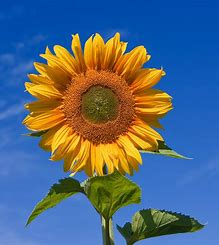
#> input picture sunflower_test.jpg, 219 x 245 px
$ jupyter execute --allow-errors test.ipynb
#> lines starting #> are read from the running program, lines starting #| are printed output that depends on the picture; long printed decimals are rounded
#> the answer given: sunflower_test.jpg
[cell 1]
'''import every library needed for the algorithm to run'''

from scipy import misc
import numpy as np
from PIL import Image
import matplotlib.pyplot as plt
from scipy.ndimage import zoom

[cell 2]
'''function to show a picture'''

def show_image(img, title=None, grayscale=True):
    if grayscale:
        plt.imshow(img, cmap=plt.cm.gray)
    else:
        plt.imshow(img)
    plt.title(title)
    plt.show()

[cell 3]
'''import a jpg, show the original and transform it to a grayscale image, and then to an array'''

def image_preprocess(image_path):
    #open the image file
#> called with image_path = 'sunflower_test.jpg'
    img = Image.open(image_path)
#> img is the input picture: PIL image 219x245 RGB; mean R, G, B 83.6, 104.7, 126.1

    #show the original picture
    show_image(img, title='Original picture', grayscale=False)

    #convert the image to grayscale if it's not already
    img_gray = img.convert('L')
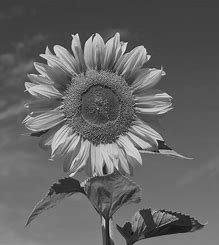
#> img_gray: PIL image 219x245 L; min 9, max 240, mean 100.8

    #convert the image to a numpy array
    img_array = np.array(img_gray)

    #show the grayscale image
    show_image(img_gray, title='Grayscale image')

    return img_array

image_path = input('enter a file path to the picture: ') #car.jpg
processed_image = image_preprocess(image_path)

[cell 4]
'''optional, might not be in the final solution'''

plt.hist(processed_image.ravel(), bins=256, range=(0.0, 255.0), fc='k', ec='k')
plt.title('Original grayscale histogram')
plt.show()
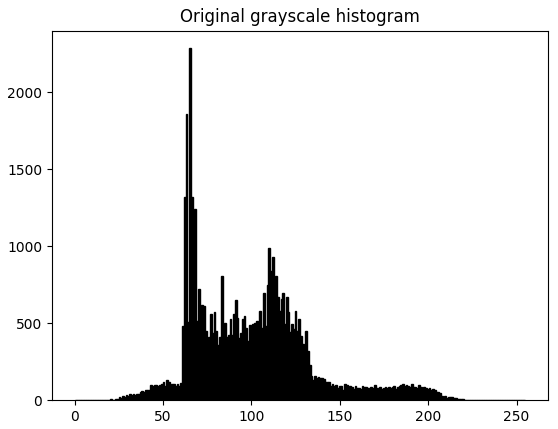
#> figure drawn by matplotlib, 1 panel; tallest bar 2285 high, from x = 64.75 to 65.74

#> (the rest of this cell did not finish here and is left out)

[cell 5]
'''function to compress the image by combining the given n neighbouring pixels into one'''

def compress_image (arr: np.ndarray, n: int) -> np.ndarray:
    #compression itself, explain it a bit
#> called with n = 10
    result = np.zeros(shape=(int(arr.shape[0] / n), int(arr.shape[1] / n)))

    for idx, x in np.ndenumerate(result):
        lst = arr[idx[0] * n: (idx[0] + 1) * n, idx[1] * n: (idx[1] + 1) * n]
        result[idx] = np.median(lst)
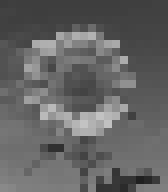
#> result: shape (24, 21) float64 (shown 8 times larger); min 32, max 195.5, mean 99.9

    show_image(result, title='Compressed image')

    return result

compressed_image = compress_image(processed_image, 10)

[cell 6]
def reconstruct_original_size(compressed: np.ndarray, original_size: tuple[int, int]):
#> called with original_size = (245, 219)
    return zoom(compressed, (original_size[0] / compressed.shape[0], original_size[1] / compressed.shape[1]))
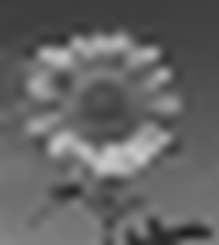
#> returned value: shape (245, 219) float64; min 29.59, max 202, mean 100.7

[cell 7]
resized_compressed = reconstruct_original_size(compressed_image, processed_image.shape)

[cell 8]
def test_compressions (original_image: np.ndarray, max_compression_ratio: int):

#> called with max_compression_ratio = 15
    result: dict[int, int] = {}

    for compression_ratio in range(2, max_compression_ratio):
        compressed = compress_image(original_image, compression_ratio)
        resized_compressed = reconstruct_original_size(compressed, original_image.shape)
        mse = np.square(resized_compressed - original_image).mean()
        print(f"{mse} for {compression_ratio}")
        result[compressed.size] = mse
#> this loop made 13 passes
#> mse on passes 1 to 12: 174.6, 276.7, 321.5, 363.9, 531.4, 392.5, 576.8, 494.3, 684.7, 671.1, 637.6, 860.9
#| 174.632 for 2
#| 276.702 for 3
#| 321.536 for 4
#| 363.885 for 5
#| 531.390 for 6
#| 392.536 for 7
#| 576.821 for 8
#| 494.274 for 9
#> (further printed lines are left out)
#> pass 1, in show_image (call 4), `plt.show()`:
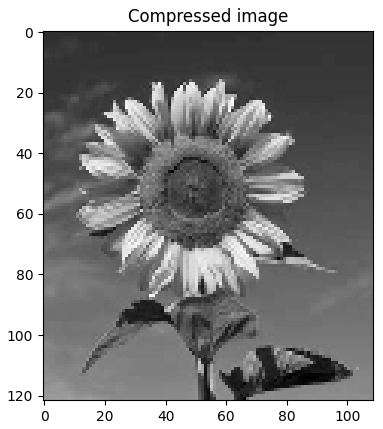
#> figure drawn by matplotlib, 1 panel
#> pass 1, in test_compressions, `compressed = compress_image(original_image, compression_ratio)`:
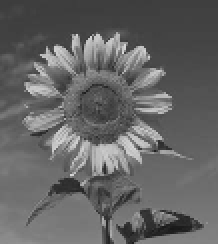
#> compressed: shape (122, 109) float64 (shown 2 times larger); min 24.5, max 217.5, mean 100.7
#> pass 1, in test_compressions, `resized_compressed = reconstruct_original_size(compressed, original_im..`:
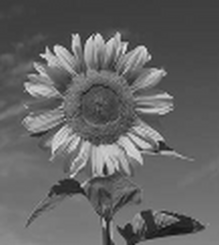
#> resized_compressed: shape (245, 219) float64; min 17.15, max 228.9, mean 100.7
#> pass 2, in show_image (call 5), `plt.show()`:
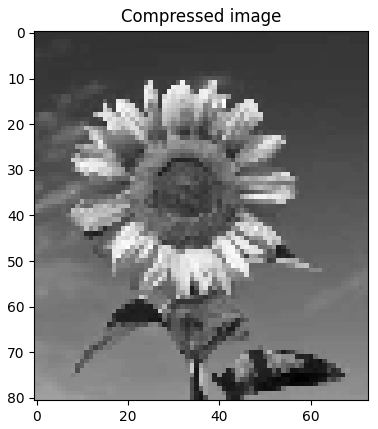
#> figure drawn by matplotlib, 1 panel
#> pass 2, in test_compressions, `resized_compressed = reconstruct_original_size(compressed, original_im..`:
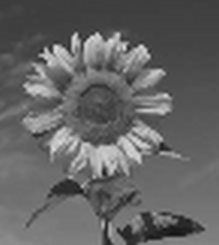
#> resized_compressed: shape (245, 219) float64; min 18.93, max 223.3, mean 100.5
#> after the loop, result = 13 items

    return result

[cell 9]
result = test_compressions(processed_image, 15)
#> result = 13 items

[cell 10]
lists = sorted(result.items()) # sorted by key, return a list of tuples
#> lists = [(255, 748.9), (288, 860.9), (360, 637.6), (418, 671.1), (504, 684.7), (648, 494.3), (810, 576.8), (1085, 392.5), (1440, 531.4), (2107, 363.9), (3294, 321.5), (5913, 276.7), (13298, 174.6)]

x, y = zip(*lists) # unpack a list of pairs into two tuples
#> x = (255, 288, 360, 418, 504, 648, 810, 1085, 1440, 2107, 3294, 5913, 13298); y = (748.9, 860.9, 637.6, 671.1, 684.7, 494.3, 576.8, 392.5, 531.4, 363.9, 321.5, 276.7, 174.6)

plt.plot(x, y)
plt.show()
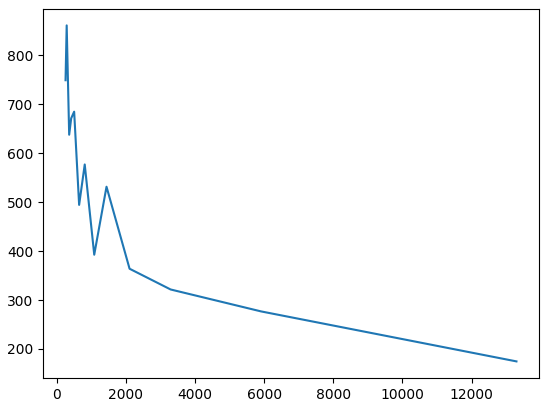
#> figure drawn by matplotlib, 1 panel; curve peaks at x = 288, y = 860.9

[cell 11]
lists
#> Out has the same summary as lists
